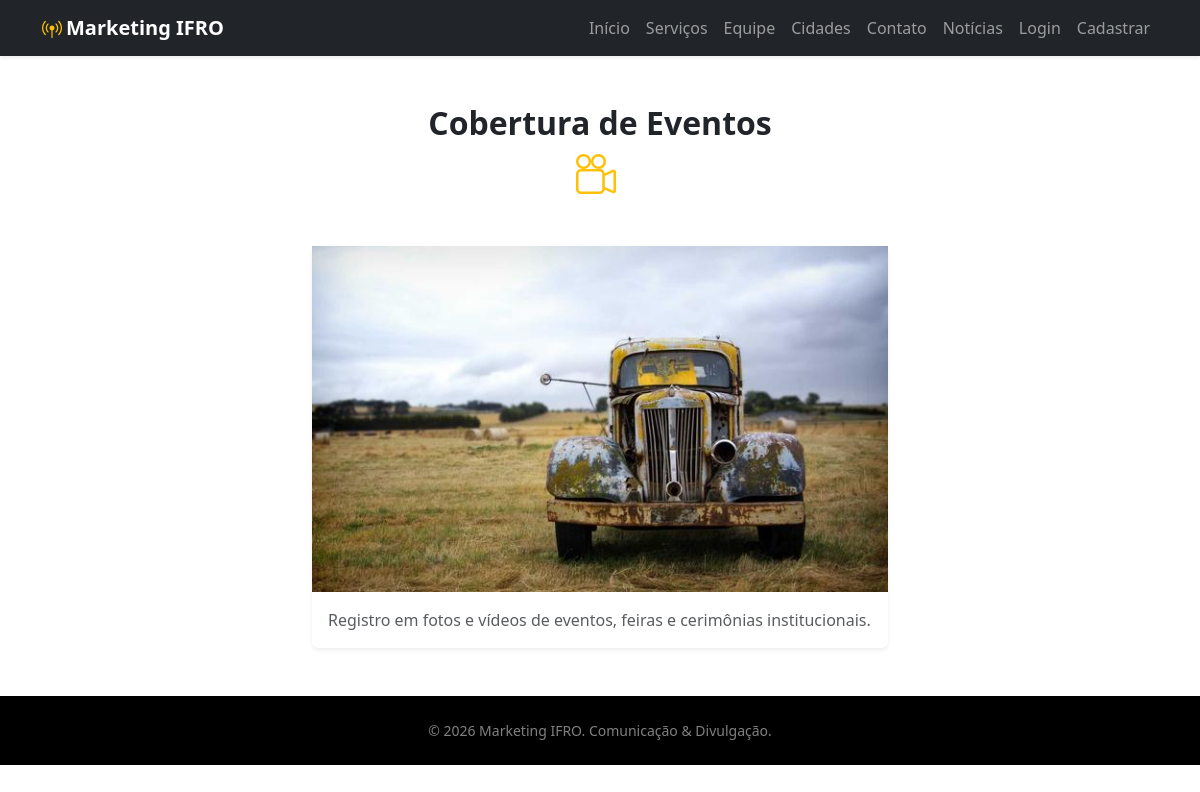
The page /detalhe/servico/2 on the database its author committed.
### core/models.py (models this page shows, shortened)
class Base(models.Model):
    criado = models.DateTimeField(auto_now_add=True)
    atualizado = models.DateTimeField(auto_now=True)
    ativo = models.BooleanField(default=True)
    class Meta:
        abstract = True

class Servico(Base):
    imagem = StdImageField(upload_to='servicos',
                           variations={'thumb': {'width': 471,
                                                 'height': 216,
                                                 'crop': True}})
    icone = models.CharField(max_length=80)
    nome = models.CharField(max_length=150)
    descricao = models.TextField()
    class Meta:
        verbose_name = 'Serviço'
        verbose_name_plural = 'Serviços'

### core/views.py (the view)
# urls.py: path('detalhe/servico/<int:pk>', views.ServicoDetailView.as_view(),
class ServicoDetailView(DetailView):
    model = Servico
    template_name = 'detalhe/servico.html'
    context_object_name = 'servico'

### core/templates/detalhe/servico.html (shortened to what this page needs)
{% extends 'base.html' %}
{% load static %}
{% block conteudo %}
    <section class="py-5">
    <div class="container w-50">
      <div class="text-center mb-5">
        <h2 class="fw-bold">{{ servico.nome }}</h2>
        <h1 class="card-title"><i class="bi {{ servico.icone }} text-warning me-2"></i></h1>
      </div>
      <div class="row g-4">
        <div>
          <div class="card h-100 border-0 shadow-sm">
            <img src="{{ servico.imagem.url }}" class="img-fluid w-100 mx-auto"
                 alt="{{ servico.nome }}" />
            <div class="card-body">
              <p class="card-text text-muted">{{ servico.descricao }}</p>
            </div>
          </div>
        </div>
      </div>
    </div>
  </section>
{% endblock %}

### core/static/css/style.css (style rules this page uses)
:root { --ifro-bg: #0b3d2e; }
html { scroll-behavior: smooth; }
section { scroll-margin-top: 70px; }

### rows shown on the page
Servico: nome "Cobertura de Eventos", imagem (picture), descricao "Registro em fotos e vídeos de eventos, feiras e cerimônias institucionais."
